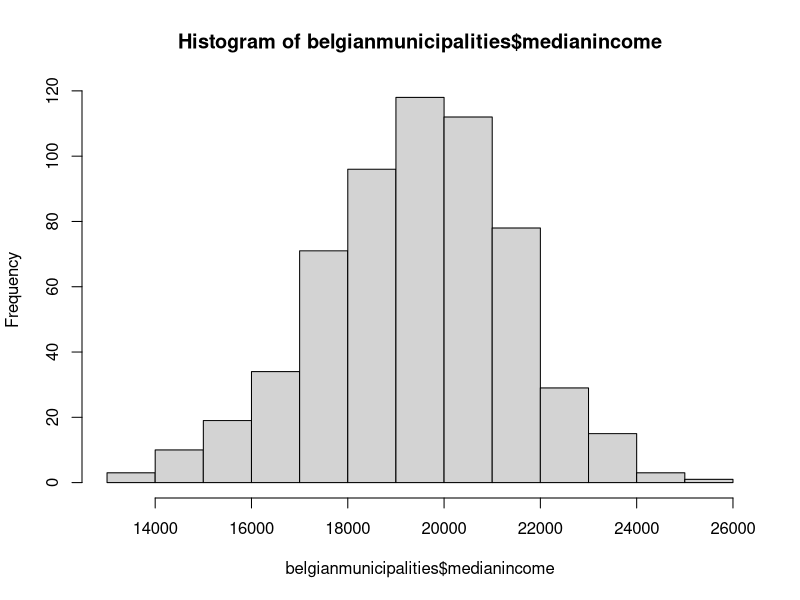

R code for this plot:
library(sampling)


### Name: belgianmunicipalities
### Title: The Belgian municipalities population
### Aliases: belgianmunicipalities
### Keywords: datasets

### ** Examples

data(belgianmunicipalities)
hist(belgianmunicipalities$medianincome)
